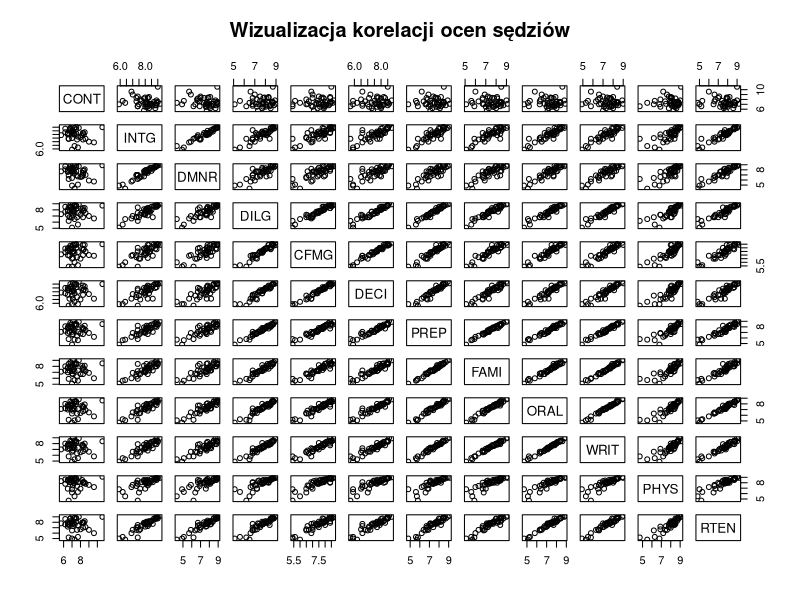
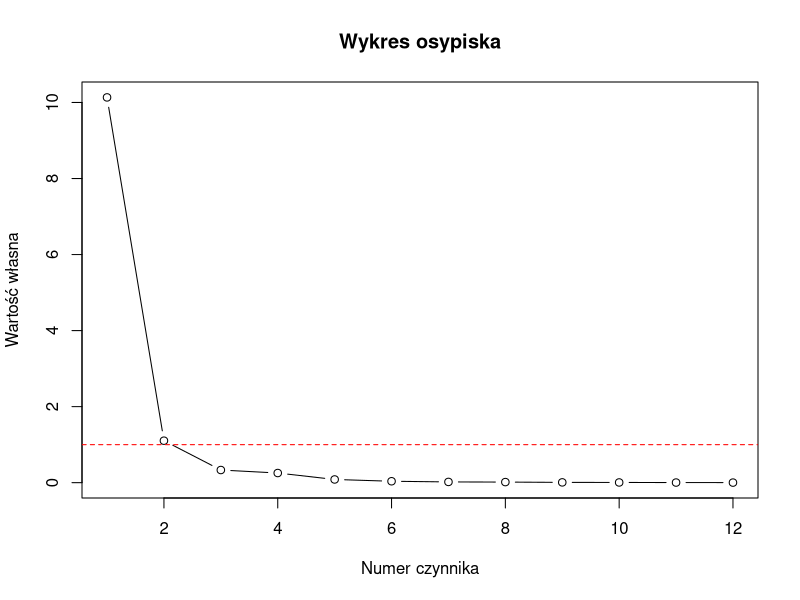

Recreate these plots in R, in order. (Note: this script raises an error after producing the figures.)
# Projekt FA, oceny sędziów USA
install.packages("psych")
install.packages("GPArotation")

library(psych)
library(GPArotation)

# 1. Otwieramy dane
data("USJudgeRatings")
df <- USJudgeRatings
head(df)
dim(df)
str(df)          
summary(df)       
# 43 sędziów, 12 ocen

# 2. Sprawdzamy korelacje
R <- cor(df)
R
pairs(df, main="Wizualizacja korelacji ocen sędziów")
#pokazuje powiązania między zmiennymi, niektóre zmienne są mocno ze sobą powiązane, a inne mniej

# 3. Sprawdzamy zasadność analizy czynnikowej
#kwadrat korelacji wielorakiej (SMC)
smc <- smc(R) 
smc

#wyartość bliska 1 -> zmienna dobrze powiązana z innymi -> jest sens użyć FA
# KMO
KMO(R)

# Test Bartletta
cortest.bartlett(R, n = nrow(df))

# 4. Określamy liczbę czynników
eig <- eigen(R)$values
eig
#Bierzemy czynniki z eigenvalue > 1, czyli pierwszy i drugi-> 2 czynniki

# Wykres osypiska (scree plot)
plot(eig, type="b", main="Wykres osypiska",
     xlab="Numer czynnika", ylab="Wartość własna")
abline(h=1, col="red", lty=2)

# 5. Analiza czynnikowa
#z rotacją
fa1 <- factanal(df, factors=2, rotation="none", scores="regression")
fa1
# bardzo silne korelacje pomiędzy zmiennymi dla ML

# próba na macierzy korelacji metodą ML z rotacją ortogonalną
fa2 <- factanal(covmat = R,
                factors = 2,
                n.obs = nrow(df),
                rotation = "varimax")

fa2
#dane mają w praktyce strukturę bliską jednoczynnikowej

#z 1 czynnikiem
fa3 <- factanal(covmat = R,
                factors = 1,
                n.obs = nrow(df))

fa3
#nawet dla 1 czynnika nie działa ze wzgledu na silną korelacje

# 6.PAF
fa_paf_2 <- fa(df,
               nfactors = 2,
               fm = "pa",
               rotate = "varimax")

fa_paf_2

#7. diagram czynnikowy
fa.diagram(fa_paf_2)

# 8. wartości czynnikowe
scores_paf <- factor.scores(df, fa_paf_2)
head(scores_paf$scores)

# 9. Wizualizacja wyników PAF
par(mar = c(5, 5, 4, 2))
plot(scores_paf$scores[,1], scores_paf$scores[,2],
     xlab = "Czynnik 1 (PAF)",
     ylab = "Czynnik 2 (PAF)",
     main = "Położenie sędziów w przestrzeni czynnikowej (PAF – 2 czynniki)",
     pch = 19,
     col = "blue")

# podpisy obserwacji
text(scores_paf$scores[,1], scores_paf$scores[,2],
     labels = rownames(df),
     pos = 3,
     cex = 0.7)
